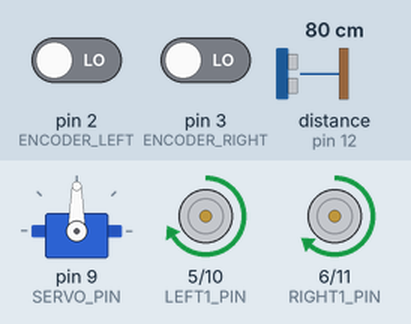
This sketch was run on a simulated Arduino Uno, built with avr-gcc and run on an emulated ATmega328P. Shown: servo, motor-driver pin pairs drawn as motors (green arrow = first pin HIGH = forward, orange = second pin HIGH = backward, longer = more drive). Wiring (inferred from the names in the program): ultrasonic range finder: trigger pin 8; echo pin 12. Inputs (shaded band) come from the test bench; at power-on: distance to the obstacle (sensor on pin 12) 80 cm, pin 2 (ENCODER_LEFT) LOW, pin 3 (ENCODER_RIGHT) LOW. The echo pulse lasts 58.3 µs per cm.

Above: at 1.2 s.
1.3 s: distance to the obstacle (sensor on pin 12) set to 40 cm
2.8 s: distance to the obstacle (sensor on pin 12) set to 33 cm
At 2.9 s:
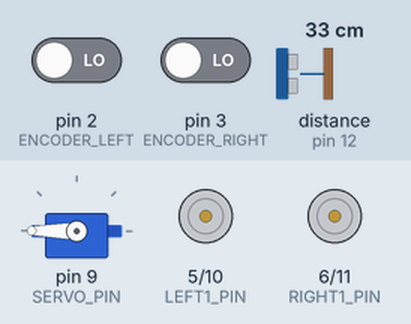
At 3.8 s:
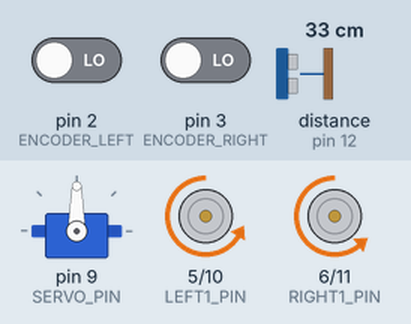
5.8 s: distance to the obstacle (sensor on pin 12) set to 60 cm
At 7.4 s:
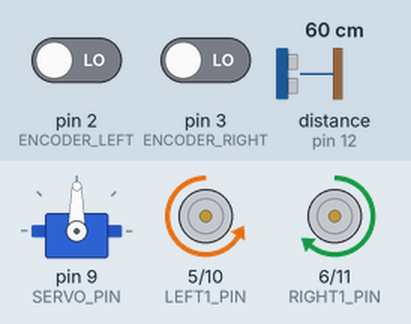
Timing chart, 0 to 8.9 s (numbered marks = the images above; inputs shaded):
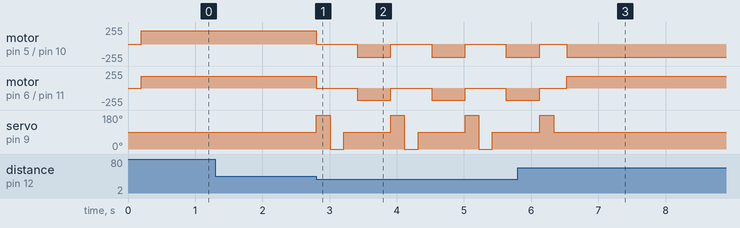

The sketch:

sketch_nov18a.ino
```cpp
#include <Servo.h>

//Servo
Servo gServo;
#define SERVO_PIN 9
#define TRIG_PIN 8
#define ECHO_PIN 12

//IRIGHT1_PIN,IN2 = RIGHT
#define RIGHT1_PIN 6
#define RIGHT2_PIN 11

/*IN3,ILEFT2_PIN = LEFT*/
#define LEFT1_PIN 5
#define LEFT2_PIN 10

// default value
#define NUMPULSE_90 8
#define PULSESPERTURN 15
#define ANGLE_0 0
#define ANGLE_90 90
#define ANGLE_180 180
#define DISTANCE_STUFF 35

// Encoder
#define ENCODER_LEFT  2
#define ENCODER_RIGHT  3


// value global
volatile unsigned int pulses_control_wheel[2] = {0};
volatile unsigned int pulses[2] = {0};  // number of pulses
bool can_goHead;

typedef enum
{
  LEFT = 0,
  RIGHT = 1,
  CENTER
}Direct;

void turnEye(Direct dir)
{
  switch (dir)
  {
    case LEFT:
      gServo.write (ANGLE_180);
      break;

    case RIGHT:
      gServo.write (ANGLE_0);
      break;

    case CENTER:
      gServo.write (ANGLE_90);
      break;
    }
    delay (200);
}

float GetDistance()
{
  unsigned long duration, distanceCm;
  digitalWrite(TRIG_PIN, LOW);
  delayMicroseconds(2);
  digitalWrite(TRIG_PIN, HIGH);
  delayMicroseconds(10);
  digitalWrite(TRIG_PIN, LOW);

  duration = pulseIn(ECHO_PIN, HIGH);

  // convert to distance
  distanceCm = duration / 29.1 / 2;

  return distanceCm;
}

 void counter_left()
 {
    //Update count
      pulses[LEFT]++;
 }

  void counter_right()
 {
    //Update count
      pulses[RIGHT]++;
 }
void turnRight()
{
    turnEye(CENTER);

    analogWrite(RIGHT1_PIN, 0);
    analogWrite(RIGHT2_PIN, 180);

    analogWrite(LEFT1_PIN, 200);
    analogWrite(LEFT2_PIN, 0);

    runEncoder (NUMPULSE_90);
}

void turnLeft ()
{
    turnEye(CENTER);


    analogWrite(LEFT1_PIN, 0);
    analogWrite(LEFT2_PIN, 200);
    analogWrite(RIGHT1_PIN, 180);
    analogWrite(RIGHT2_PIN, 0);

    runEncoder (NUMPULSE_90);
}

void runEncoder (int numPulse)
{
    attachInterrupt(digitalPinToInterrupt(ENCODER_LEFT), counter_left, FALLING);
    attachInterrupt(digitalPinToInterrupt(ENCODER_RIGHT), counter_right, FALLING);

    while (pulses[LEFT] < NUMPULSE_90 && pulses[RIGHT] < NUMPULSE_90)
    {
      // Do nothing
    }

    detachInterrupt(digitalPinToInterrupt(ENCODER_LEFT));
    detachInterrupt(digitalPinToInterrupt(ENCODER_RIGHT));
    pulses[LEFT] = 0;
    pulses[RIGHT] = 0;
}


void STOP ()
{
    analogWrite(RIGHT2_PIN, 0);
    analogWrite(RIGHT1_PIN, 0);
    analogWrite(LEFT2_PIN, 0);
    analogWrite(LEFT1_PIN, 0);

}
void goHead ()
{
    turnEye (CENTER);
    analogWrite(RIGHT2_PIN, 0);
    analogWrite(RIGHT1_PIN, 180);
    analogWrite(LEFT2_PIN, 0);
    analogWrite(LEFT1_PIN, 200);
}

void goBack ()
{
    turnEye (CENTER);
    analogWrite(RIGHT1_PIN, 0);
    analogWrite(RIGHT2_PIN, 180);
    analogWrite(LEFT1_PIN, 0);
    analogWrite(LEFT2_PIN, 200);
}
void setup()
{
  // servo
    Serial.begin(9600);
    gServo.attach(SERVO_PIN);
    pinMode(TRIG_PIN, OUTPUT);
    pinMode(ECHO_PIN, INPUT);

   // wheel
    pinMode(RIGHT1_PIN, OUTPUT);
    pinMode(RIGHT2_PIN, OUTPUT);
    pinMode(LEFT1_PIN, OUTPUT);
    pinMode(LEFT2_PIN, OUTPUT);

    // encoder
    pinMode(ENCODER_LEFT, INPUT);
    pinMode(ENCODER_RIGHT, INPUT);

    can_goHead = true;
}

bool haveStuff()
{
    long distance = GetDistance();
    if (distance < DISTANCE_STUFF && distance > 0)
      return true;
    return false;
}

void loop()
{
  goHead ();

  while (!haveStuff () && can_goHead)
  {
     // Do nothing
  }

  STOP ();

  turnEye (LEFT);
  if (haveStuff ())
  {
      turnEye (RIGHT);
      if (haveStuff ())
        {
          can_goHead = false;
          goBack ();
          delay (300);
        }
        else
        {
          can_goHead = true;
          turnRight ();
        }
  }
  else
  {
    can_goHead = true;
    turnLeft ();
  }
}
```

Measured:
- the behaviour switches between 36 and 35 cm on distance to the obstacle (sensor on pin 12) (found by bisection; images 0 and 1)
- after the input at 1.3 s, every drawn part: stays the same
- after the input at 2.8 s, motor on pin 5 (LEFT1_PIN) / pin 10 (LEFT2_PIN): alternates backward 200/255 for 0.50 s and stopped for 0.61 s, starting at once; motor on pin 6 (RIGHT1_PIN) / pin 11 (RIGHT2_PIN): alternates backward 180/255 for 0.50 s and stopped for 0.61 s, starting at once
